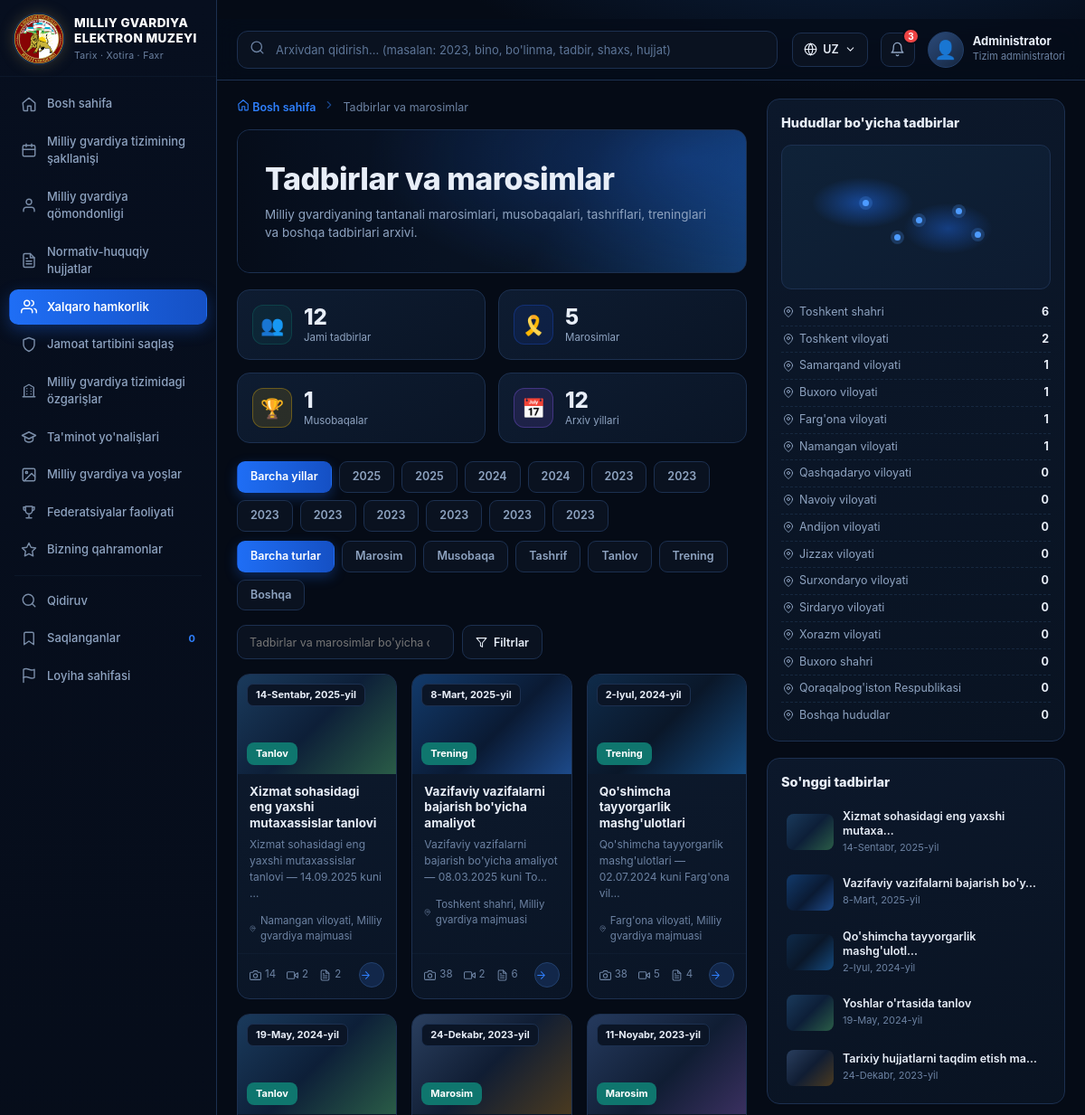
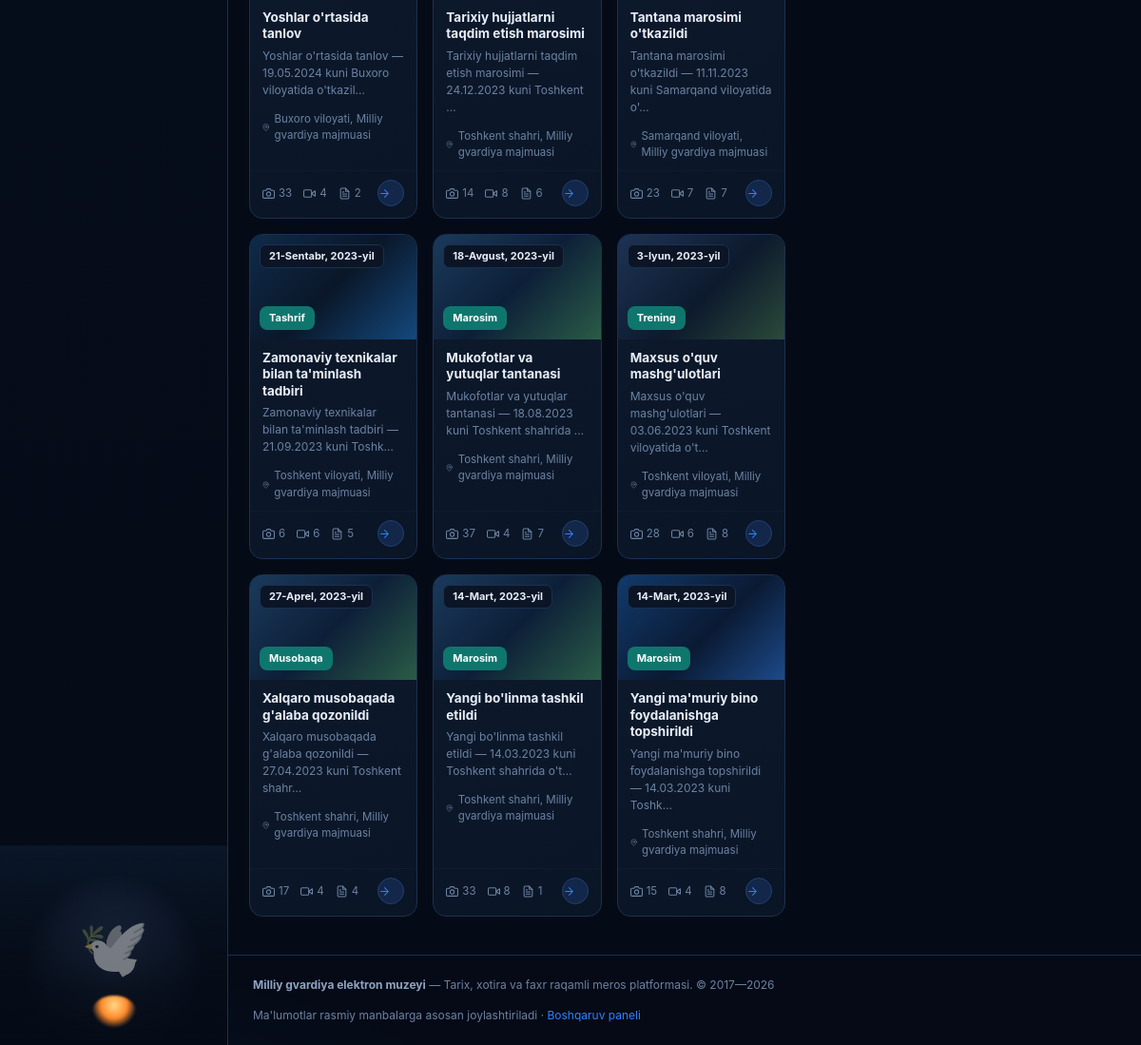
Screenshot of /tadbirlar/ with the database file from the repository (2 pictures, top to bottom).
### core/models.py (models this page shows, shortened)
class TimeStampedModel(models.Model):
    created_at = models.DateTimeField("Yaratilgan sana", auto_now_add=True)
    updated_at = models.DateTimeField("Yangilangan sana", auto_now=True)
    class Meta:
        abstract = True

class Direction(TimeStampedModel):
    number = models.PositiveIntegerField("Raqam", unique=True)
    title = models.CharField("Nomi", max_length=255)
    description = models.TextField("Tavsif", blank=True)
    icon = models.CharField("Belgi (svg nomi)", max_length=40, default="star")
    url = models.CharField(
        "Havola (URL nomi)", max_length=100, blank=True, default="core:yonalishlar",
    )
    class Meta:
        verbose_name = "Yo'nalish"
        verbose_name_plural = "Yo'nalishlar"
        ordering = ["number"]

class AbstractMaterial(TimeStampedModel):
    MATERIAL_TYPES = [
        ("news", "Yangilik"),
        ("building", "Yangi bino"),
        ("bolinma", "Bo'linma"),
        ("tadbir", "Tadbir"),
        ("galaba", "Erishilgan g'alaba"),
        ("hujjat", "Hujjat"),
        ("foto", "Foto"),
        ("video", "Video"),
        ("malumot", "Ma'lumot"),
    ]
    title = models.CharField("Sarlavha", max_length=300)
    slug = models.SlugField(max_length=320, unique=True, blank=True)
    material_type = models.CharField("Material turi", max_length=20, choices=MATERIAL_TYPES, default="news")
    category = models.ForeignKey(
        Category, verbose_name="Kategoriya", on_delete=models.SET_NULL, null=True, blank=True,
        related_name="%(class)ss",
    )
    date = models.DateField("Sana", null=True, blank=True)
    year = models.PositiveIntegerField("Yil", default=2023, db_index=True)
    region = models.ForeignKey(
        Region, verbose_name="Hudud", on_delete=models.SET_NULL, null=True, blank=True,
        related_name="%(class)ss",
    )
    department = models.ForeignKey(
        Department, verbose_name="Tegishli bo'linma", on_delete=models.SET_NULL,
        null=True, blank=True, related_name="%(class)ss",
    )
    summary = models.CharField("Qisqa tavsif", max_length=400, blank=True)
    description = models.TextField("Tavsif", blank=True)
    body = models.TextField("To'liq matn", blank=True)
    image = models.ImageField("Asosiy rasm", upload_to="%(class)ss/", blank=True)
    tags = models.ManyToManyField(Tag, verbose_name="Teglar", blank=True, related_name="%(class)ss")
    photo_count = models.PositiveIntegerField("Foto", default=0)
    video_count = models.PositiveIntegerField("Video", default=0)
    doc_count = models.PositiveIntegerField("Hujjat", default=0)
    views = models.PositiveIntegerField("Ko'rishlar", default=0)
    is_published = models.BooleanField("Chop etilgan", default=True)
    is_featured = models.BooleanField("Muhim", default=False)
    objects = MaterialQuerySet.as_manager()
    class Meta:
        abstract = True
        ordering = ["-date", "-created_at"]

class Event(AbstractMaterial):
    EVENT_TYPES = [
        ("marosim", "Marosim"),
        ("musobaqa", "Musobaqa"),
        ("tashrif", "Tashrif"),
        ("tanlov", "Tanlov"),
        ("trening", "Trening"),
        ("boshqa", "Boshqa"),
    ]
    event_type = models.CharField("Tadbir turi", max_length=30, choices=EVENT_TYPES, default="marosim")
    location = models.CharField("Joylashuv", max_length=255, blank=True)
    start_time = models.TimeField("Boshlanish vaqti", null=True, blank=True)
    class Meta:
        verbose_name = "Tadbir"
        verbose_name_plural = "Tadbirlar va marosimlar"
        ordering = ["-date", "-created_at"]
    def get_absolute_url(self):
        return reverse("core:tadbir_detail", kwargs={"slug": self.slug})

class Region(models.Model):
    name = models.CharField("Nomi", max_length=120, unique=True)
    slug = models.SlugField(max_length=140, unique=True, blank=True)
    order = models.PositiveIntegerField("Tartib", default=0)
    is_other = models.BooleanField("Boshqa hududlar", default=False)
    class Meta:
        verbose_name = "Hudud"
        verbose_name_plural = "Hududlar"
        ordering = ["order", "name"]

### core/views.py (the view)
# urls.py: path("tadbirlar/", views.tadbirlar, name="tadbirlar"),
def tadbirlar(request):
    qs = Event.objects.filter(is_published=True)
    tur = request.GET.get("tur")
    if tur:
        qs = qs.filter(event_type=tur)
    q = request.GET.get("q", "").strip()
    if q:
        qs = qs.filter(Q(title__icontains=q) | Q(location__icontains=q))
    year = request.GET.get("yil")
    years = sorted(Event.objects.values_list("year", flat=True).distinct(), reverse=True)
    active_year = int(year) if year and str(year).isdigit() else None
    if active_year:
        qs = qs.filter(year=active_year)
    return render(request, "core/list.html", {
        "active": "tadbirlar",
        "title": "Tadbirlar va marosimlar",
        "subtitle": "Milliy gvardiyaning tantanali marosimlari, musobaqalari, tashriflari, treninglari va boshqa tadbirlari arxivi.",
        "page": _page(request, qs),
        "types": Event.EVENT_TYPES,
        "tur": tur,
        "q": q,
        "years": years,
        "active_year": active_year,
        "type_key": "event_type",
        "card_color": "#0f766e",
        "empty_icon": "🎉",
        "stats": [
            {"value": Event.objects.count(), "label": "Jami tadbirlar", "icon": "👥", "color": "#0f766e"},
            {"value": Event.objects.filter(event_type="marosim").count(), "label": "Marosimlar", "icon": "🎗️", "color": "#1d4ed8"},
            {"value": Event.objects.filter(event_type="musobaqa").count(), "label": "Musobaqalar", "icon": "🏆", "color": "#eab308"},
            {"value": len(years), "label": "Arxiv yillari", "icon": "📅", "color": "#8b5cf6"},
        ],
        "panel_title": "Hududlar bo'yicha tadbirlar",
        "regions": _regions_with_counts(Event),
        "map": True,
        "mini_items": [
            {"title": e.title, "url": e.get_absolute_url(), "image": e.image, "meta": e.date}
            for e in Event.objects.order_by("-date")[:5]
        ],
        "mini_title": "So'nggi tadbirlar",
    })

### core/templates/core/list.html (shortened to what this page needs)
{% extends "base.html" %}
{% load mg_tags %}
{% block breadcrumb %}
<nav class="breadcrumb">
  <a href="{% url 'core:home' %}">{% svg 'home' 13 %} Bosh sahifa</a>
  <span class="breadcrumb__sep">{% svg 'chev' 12 %}</span>
  <span>{{ title }}</span>
</nav>
{% endblock %}
{% block content %}
<section class="hero{% if hero_gold %} hero--gold{% endif %}">
  <h1 class="page-title">{{ title }}</h1>
  <p class="page-sub">{{ subtitle }}</p>
</section>
{% if stats %}
<div class="stats">
  {% for s in stats %}
  <div class="stat">
    <div class="stat__icon" style="background:{{ s.color }}22;border:1px solid {{ s.color }}55">{{ s.icon }}</div>
    <div><div class="stat__value">{{ s.value }}</div><div class="stat__label">{{ s.label }}</div></div>
  </div>
  {% endfor %}
</div>
{% endif %}
{% if years %}
<div class="chips">
  <a class="chip{% if not active_year %} is-active{% endif %}" href="?{% if tur %}tur={{ tur }}{% endif %}{% if kind %}&tur={{ kind }}{% endif %}">Barcha yillar</a>
  {% for y in years %}
    <a class="chip{% if y == active_year %} is-active{% endif %}" href="?yil={{ y }}{% if tur %}&tur={{ tur }}{% endif %}">{{ y }}</a>
  {% endfor %}
</div>
{% endif %}
{% if types %}
<div class="chips{% if years %}" style="margin-top:-6px{% endif %}">
  <a class="chip{% if not tur %} is-active{% endif %}" href="?{% if active_year %}yil={{ active_year }}{% endif %}">Barcha turlar</a>
  {% for val, lbl in types %}
    <a class="chip{% if tur == val %} is-active{% endif %}" href="?tur={{ val }}{% if active_year %}&yil={{ active_year }}{% endif %}">{{ lbl }}</a>
  {% endfor %}
</div>
{% endif %}
<div class="toolbar">
  <form method="get" style="display:flex;gap:9px;flex-wrap:wrap">
    <input type="search" name="q" value="{{ q }}" placeholder="{{ title }} bo'yicha qidiruv...">
    <button class="btn" type="submit">{% svg 'filter' 13 %} Filtrlar</button>
  </form>
</div>
<div class="grid {{ grid_class|default:'grid--3' }}">
  {% for o in page %}
  <a class="card" href="{{ o.get_absolute_url }}">
    <div class="card__media">
      <div class="ph" style="background:{% if o.image %}url('{{ o.image.url }}') center/cover{% elif o.photo %}url('{{ o.photo.url }}') center/cover{% else %}{{ o|title_of|gradient }}{% endif %}"></div>
      {% if o.date %}<span class="card__year">{{ o.date }}</span>{% elif o.year %}<span class="card__year">{{ o.year }}</span>{% elif o.service_period %}<span class="card__year">{{ o.service_period }}</span>{% endif %}
      <span class="card__type" style="background:{{ card_color|default:'#1d4ed8' }}">{% firstof o|card_label:type_key card_text %}</span>
    </div>
    <div class="card__body">
      <div class="card__title">{{ o|title_of }}</div>
      {% if o.summary %}<div class="card__date">{{ o.summary|truncatechars:70 }}</div>{% elif o.position %}<div class="card__date">{{ o.position }}</div>{% endif %}
    </div>
    {% if o.location or o.address or o.doc_number %}
    <div class="card__loc">{% svg 'pin' 12 %} {% firstof o.location o.address o.doc_number o.service_period %}</div>
    {% endif %}
    <div class="card__meta">
      <span>{% svg 'camera' 12 %} {{ o.photo_count|default:0 }}</span>
      <span>{% svg 'video' 12 %} {{ o.video_count|default:0 }}</span>
      <span>{% svg 'file' 12 %} {{ o.doc_count|default:0 }}</span>
      <span class="push card__arrow">{% svg 'arrow' 13 %}</span>
    </div>
  </a>
  {% empty %}
  <div class="empty" style="grid-column:1/-1"><div class="empty__icon">{{ empty_icon|default:'🗂️' }}</div>{{ title }} bo'yicha ma'lumot topilmadi</div>
  {% endfor %}
</div>
{% endblock %}
{% block rightbar %}
<aside class="rpanel">
  {% if panel_title %}
  <div class="panel">
    <div class="panel__head"><div class="panel__title">{{ panel_title }}</div></div>
    {% if map %}
    <div class="map-box"><div class="map-box__dots">
      <span class="map-box__dot" style="left:30%;top:38%"></span>
      <span class="map-box__dot" style="left:50%;top:50%"></span>
      <span class="map-box__dot" style="left:65%;top:44%"></span>
      <span class="map-box__dot" style="left:42%;top:62%"></span>
      <span class="map-box__dot" style="left:72%;top:60%"></span>
    </div></div>
    {% endif %}
    {% for r in regions %}
      <div class="region-row"><span>{% svg 'pin' 12 %} {{ r.name }}</span><b>{{ r.count }}</b></div>
    {% empty %}
      <div class="text-muted" style="font-size:12px">Hududlar bo'yicha statistika mavjud emas</div>
    {% endfor %}
  </div>
  {% endif %}
  {% if mini_items %}
  <div class="panel">
    <div class="panel__head"><div class="panel__title">{{ mini_title|default:"So'nggi qo'shilgan" }}</div></div>
    <div class="mini-list">
      {% for m in mini_items %}
      <a class="mini" href="{{ m.url }}">
        <span class="mini__img ph" style="background:{% if m.image %}url('{{ m.image.url }}') center/cover{% else %}{{ m.title|gradient }}{% endif %}"></span>
        <span>
          <div class="mini__title">{{ m.title|truncatechars:36 }}</div>
          <div class="mini__sub">{% firstof m.meta m.date m.meta_text %}</div>
        </span>
      </a>
      {% endfor %}
    </div>
  </div>
  {% endif %}
</aside>
{% endblock %}

### core/templates/base.html (shortened to what this page needs)
{% load static %}{% load mg_tags %}<!DOCTYPE html>
<html lang="uz">
<head>
  <link rel="stylesheet" href="{% static 'css/style.css' %}">
</head>
<body>
{% if active == 'landing' %}
  {% block landing %}{% endblock %}
{% else %}
<aside class="sidebar" id="sidebar">
  <a class="brand" href="{% url 'core:home' %}">
    <div class="brand__logo"><img src="{% static 'img/ico.png' %}"></div>
    <div class="brand__text">
      <div class="brand__title">Milliy gvardiya<br>elektron muzeyi</div>
      <div class="brand__subtitle">Tarix · Xotira · Faxr</div>
    </div>
  </a>
  <nav class="nav">
    {% for item in MENU %}
      {% with url_name=item.url|split:':' %}
      <a class="nav__item{% if active == url_name.1 %} is-active{% endif %}" href="{% url item.url %}">
        {% svg item.icon %} <span>{{ item.name }}</span>
      </a>
      {% endwith %}
    {% endfor %}
    <div class="nav__divider"></div>
    <a class="nav__item{% if active == 'qidiruv' %} is-active{% endif %}" href="{% url 'core:qidiruv' %}">
      {% svg 'search' %} <span>Qidiruv</span>
    </a>
    <a class="nav__item{% if active == 'saqlanganlar' %} is-active{% endif %}" href="{% url 'core:saqlanganlar' %}">
      {% svg 'bookmark' %} <span>Saqlanganlar</span>
      <span style="margin-left:auto;font-size:11px;font-weight:700;color:var(--accent-2)">{{ BOOKMARK_COUNT }}</span>
    </a>
    <a class="nav__item{% if active == 'landing' %} is-active{% endif %}" href="{% url 'core:landing' %}">
      {% svg 'flag' %} <span>Loyiha sahifasi</span>
    </a>
  </nav>
  <div class="sidebar__memorial" title="Milliy gvardiya xotirasi"></div>
</aside>
<div class="shell">
  <header class="header">
    <form class="search" action="{% url 'core:qidiruv' %}" method="get">
      <span class="search__icon">{% svg 'search' 17 %}</span>
      <input type="search" name="q" value="{{ request.GET.q|default:'' }}" placeholder="Arxivdan qidirish... (masalan: 2023, bino, bo'linma, tadbir, shaxs, hujjat)">
    </form>
    <div class="header__right">
      <button class="lang">{% svg 'globe' 15 %} UZ {% svg 'chevD' 13 %}</button>
      <button class="bell" title="Bildirishnomalar">{% svg 'bell' 17 %}<span class="bell__count">3</span></button>
      <div class="user">
        <div class="user__avatar">👤</div>
        <div class="user__meta">
          <div class="user__name">Administrator</div>
          <div class="user__role">Tizim administratori</div>
        </div>
      </div>
    </div>
  </header>
  <main class="layout{% block layout_class %}{% endblock %}">
    <div>
      {% block breadcrumb %}{% endblock %}
      {% block content %}{% endblock %}
    </div>
    {% block rightbar %}{% endblock %}
  </main>
  <footer class="footer">
    <div><b>Milliy gvardiya elektron muzeyi</b> — Tarix, xotira va faxr raqamli meros platformasi. © 2017—2026</div>
    <div>Ma'lumotlar rasmiy manbalarga asosan joylashtiriladi · <a href="/admin/" class="text-accent">Boshqaruv paneli</a></div>
  </footer>
</div>
{% endif %}
</body>
</html>

### core/templates/includes/icon.html
{% if path %}
<svg width="{{ size|default:18 }}" height="{{ size|default:18 }}" viewBox="0 0 24 24" fill="none" stroke="currentColor" stroke-width="1.9" stroke-linecap="round" stroke-linejoin="round" aria-hidden="true">{{ path|safe }}</svg>
{% else %}
<svg width="{{ size|default:18 }}" height="{{ size|default:18 }}" viewBox="0 0 24 24" fill="none" stroke="currentColor" stroke-width="1.9" stroke-linecap="round" stroke-linejoin="round" aria-hidden="true"><circle cx="12" cy="12" r="9"/></svg>
{% endif %}

### rows the page displays
Direction: url "core:yillar" (drawn), name "Milliy gvardiya tizimining şakllanişi"
Direction: url "core:shaxslar" (drawn), name "Milliy gvardiya qömondonligi"
Direction: url "core:hujjatlar" (drawn), name "Normativ-huquqiy hujjatlar"
Direction: url "core:tadbirlar" (drawn), name "Xalqaro hamkorlik"
Direction: url "core:bolinmalar" (drawn), name "Jamoat tartibini saqlaş"
Direction: url "core:binolar" (drawn), name "Milliy gvardiya tizimidagi özgarişlar"
Direction: url "core:talim" (drawn), name "Ta'minot yo'nalişlari"
Direction: url "core:galereya" (drawn), name "Milliy gvardiya va yoşlar"
Direction: url "core:galabalar" (drawn), name "Federatsiyalar faoliyati"
Direction: url "core:sanalar" (drawn), name "Bizning qahramonlar"
Event: date "14-Sentabr, 2025-yil", event_type "Tanlov", title "Xizmat sohasidagi eng yaxshi mutaxassislar tanlovi", summary "Xizmat sohasidagi eng yaxshi mutaxassislar tanlovi — 14.09.2025 kuni …", {{ size|default:18 }} 12 (drawn), location "Namangan viloyati, Milliy gvardiya majmuasi", photo_count "14", video_count "2", doc_count "2", title "Xizmat sohasidagi eng yaxshi mutaxa…", date "14-Sentabr, 2025-yil"
Event: date "8-Mart, 2025-yil", event_type "Trening", title "Vazifaviy vazifalarni bajarish bo'yicha amaliyot", summary "Vazifaviy vazifalarni bajarish bo'yicha amaliyot — 08.03.2025 kuni To…", {{ size|default:18 }} 12 (drawn), location "Toshkent shahri, Milliy gvardiya majmuasi", photo_count "38", video_count "2", doc_count "6", title "Vazifaviy vazifalarni bajarish bo'y…", date "8-Mart, 2025-yil"
Event: date "2-Iyul, 2024-yil", event_type "Trening", title "Qo'shimcha tayyorgarlik mashg'ulotlari", summary "Qo'shimcha tayyorgarlik mashg'ulotlari — 02.07.2024 kuni Farg'ona vil…", {{ size|default:18 }} 12 (drawn), location "Farg'ona viloyati, Milliy gvardiya majmuasi", photo_count "38", video_count "5", doc_count "4", title "Qo'shimcha tayyorgarlik mashg'ulotl…", date "2-Iyul, 2024-yil"
Event: date "19-May, 2024-yil", event_type "Tanlov", title "Yoshlar o'rtasida tanlov", summary "Yoshlar o'rtasida tanlov — 19.05.2024 kuni Buxoro viloyatida o'tkazil…", {{ size|default:18 }} 12 (drawn), location "Buxoro viloyati, Milliy gvardiya majmuasi", photo_count "33", video_count "4", doc_count "2", title "Yoshlar o'rtasida tanlov", date "19-May, 2024-yil"
Event: date "24-Dekabr, 2023-yil", event_type "Marosim", title "Tarixiy hujjatlarni taqdim etish marosimi", summary "Tarixiy hujjatlarni taqdim etish marosimi — 24.12.2023 kuni Toshkent …", {{ size|default:18 }} 12 (drawn), location "Toshkent shahri, Milliy gvardiya majmuasi", photo_count "14", video_count "8", doc_count "6", title "Tarixiy hujjatlarni taqdim etish ma…", date "24-Dekabr, 2023-yil"
Event: date "11-Noyabr, 2023-yil", event_type "Marosim", title "Tantana marosimi o'tkazildi", summary "Tantana marosimi o'tkazildi — 11.11.2023 kuni Samarqand viloyatida o'…", {{ size|default:18 }} 12 (drawn), location "Samarqand viloyati, Milliy gvardiya majmuasi", photo_count "23", video_count "7", doc_count "7"
Event: date "21-Sentabr, 2023-yil", event_type "Tashrif", title "Zamonaviy texnikalar bilan ta'minlash tadbiri", summary "Zamonaviy texnikalar bilan ta'minlash tadbiri — 21.09.2023 kuni Toshk…", {{ size|default:18 }} 12 (drawn), location "Toshkent viloyati, Milliy gvardiya majmuasi", photo_count "6", video_count "6", doc_count "5"
Event: date "18-Avgust, 2023-yil", event_type "Marosim", title "Mukofotlar va yutuqlar tantanasi", summary "Mukofotlar va yutuqlar tantanasi — 18.08.2023 kuni Toshkent shahrida …", {{ size|default:18 }} 12 (drawn), location "Toshkent shahri, Milliy gvardiya majmuasi", photo_count "37", video_count "4", doc_count "7"
Event: date "3-Iyun, 2023-yil", event_type "Trening", title "Maxsus o'quv mashg'ulotlari", summary "Maxsus o'quv mashg'ulotlari — 03.06.2023 kuni Toshkent viloyatida o't…", {{ size|default:18 }} 12 (drawn), location "Toshkent viloyati, Milliy gvardiya majmuasi", photo_count "28", video_count "6", doc_count "8"
Event: date "27-Aprel, 2023-yil", event_type "Musobaqa", title "Xalqaro musobaqada g'alaba qozonildi", summary "Xalqaro musobaqada g'alaba qozonildi — 27.04.2023 kuni Toshkent shahr…", {{ size|default:18 }} 12 (drawn), location "Toshkent shahri, Milliy gvardiya majmuasi", photo_count "17", video_count "4", doc_count "4"
Event: date "14-Mart, 2023-yil", event_type "Marosim", title "Yangi bo'linma tashkil etildi", summary "Yangi bo'linma tashkil etildi — 14.03.2023 kuni Toshkent shahrida o't…", {{ size|default:18 }} 12 (drawn), location "Toshkent shahri, Milliy gvardiya majmuasi", photo_count "33", video_count "8", doc_count "1"
Event: date "14-Mart, 2023-yil", event_type "Marosim", title "Yangi ma'muriy bino foydalanishga topshirildi", summary "Yangi ma'muriy bino foydalanishga topshirildi — 14.03.2023 kuni Toshk…", {{ size|default:18 }} 12 (drawn), location "Toshkent shahri, Milliy gvardiya majmuasi", photo_count "15", video_count "4", doc_count "8"
Region: name "Toshkent shahri"
Region: name "Toshkent viloyati"
Region: name "Samarqand viloyati"
Region: name "Buxoro viloyati"
Region: name "Farg'ona viloyati"
Region: name "Namangan viloyati"
Region: name "Qashqadaryo viloyati"
Region: name "Navoiy viloyati"
Region: name "Andijon viloyati"
Region: name "Jizzax viloyati"
Region: name "Surxondaryo viloyati"
Region: name "Sirdaryo viloyati"
Region: name "Xorazm viloyati"
Region: name "Buxoro shahri"
Region: name "Qoraqalpog'iston Respublikasi"
Region: name "Boshqa hududlar"

### other values shown
{{ item.name }} "Bosh sahifa"
{{ BOOKMARK_COUNT }} "0"
{{ title }} "Tadbirlar va marosimlar"
{{ subtitle }} "Milliy gvardiyaning tantanali marosimlari, musobaqalari, tashriflari, treninglari va boshqa tadbirlari arxivi."
{{ s.icon }} "👥" "🎗️" "🏆" "📅"
{{ s.value }} "12" "5" "1" "12"
{{ s.label }} "Jami tadbirlar" "Marosimlar" "Musobaqalar" "Arxiv yillari"
{{ y }} "2025" "2025" "2024" "2024" "2023" "2023" "2023" "2023" "2023" "2023" "2023" "2023"
{{ lbl }} "Marosim" "Musobaqa" "Tashrif" "Tanlov" "Trening" "Boshqa"
{{ panel_title }} "Hududlar bo'yicha tadbirlar"
{{ r.count }} "6" "2" "1" "1" "1" "1" "0" "0" "0" "0" "0" "0" "0" "0" "0" "0"
{{ mini_title|default:"So'nggi qo'shilgan" }} "So'nggi tadbirlar"
